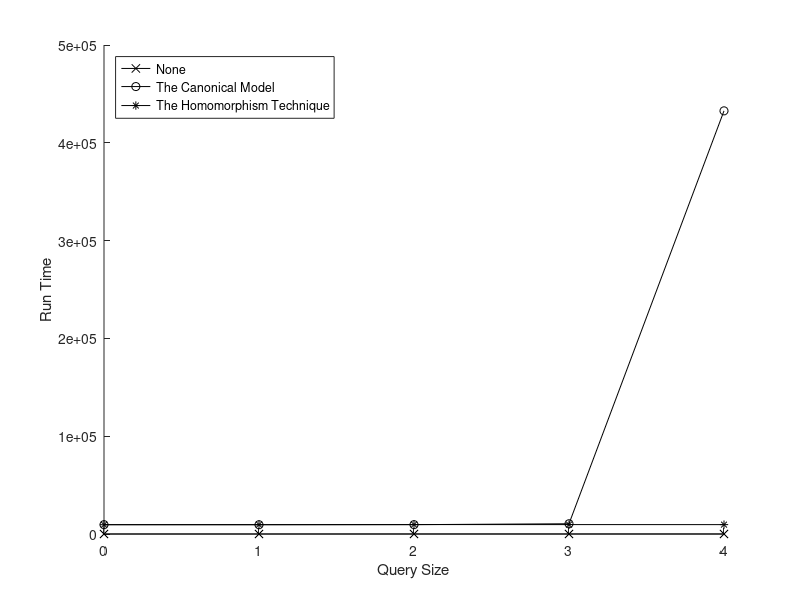

Here is the MATLAB script that generated this plot:
format long
A = [
	0	0.370000	9549.050000	9499.690000;
	1	0.470000	9481.310000	9569.110000;
	2	14.440000	9562.990000	9638.650000;
	3	13.410000	10471.190000	9621.810000;
	4	14.030000	432669.000000	9587.880000;
];

hold on
f = plot(A(:,1), A(:,2), 'k-x');
f = plot(A(:,1), A(:,3), 'k-o');
f = plot(A(:,1), A(:,4), 'k-*');
hold off
xlabel('Query Size')
ylabel('Run Time')
legend('None', 'The Canonical Model', 'The Homomorphism Technique', 'Location', 'northwest')
saveas(f, '../img/ChildDescendantBranchRank2Graph.png');
